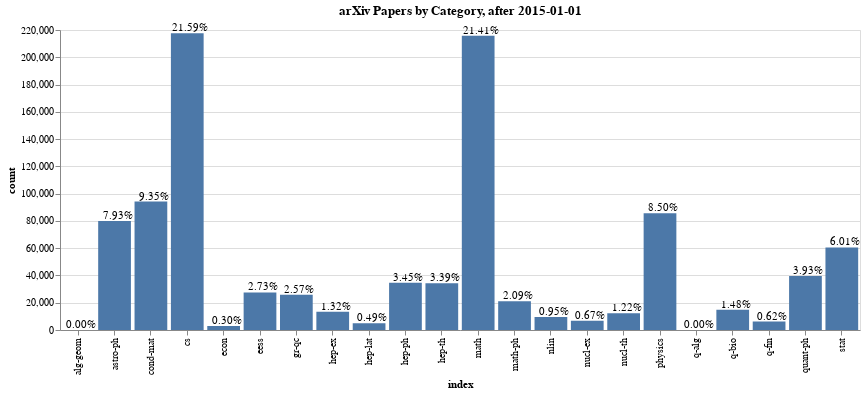

Source (notebook cell):
### Markdown cell above
### Plotting percentage of each category in the dataset

### Code cell
# plot paper distribution by category
source = pd.DataFrame(sample_df.iloc[:,2:].apply(sum)).reset_index().rename(columns = {0:'count'})
ptotalText = alt.Text('PercentOfTotal:Q', format = '.2%')

chart = alt.Chart(source).transform_joinaggregate(
    TotalPapers='sum(count)',
).transform_calculate(
    PercentOfTotal="datum.count / datum.TotalPapers"
).mark_bar().encode(
    x = 'index',
    y = 'count',
    tooltip = ['index','count', ptotalText]
).properties(
    title='arXiv Papers by Category, after 2015-01-01',
    width = 800
)

# add percentage labels
chart = chart + chart.mark_text(
    align='center',
    baseline='middle',
    dx= 3,  # Nudges text to right so it doesn't appear on top of the bar,
    dy = -5
).encode(
    text = ptotalText
) 

chart

### Figure 1 — Vega-Lite specification as saved in the notebook (floating-point values rounded to 4 significant figures)
{"config": {"view": {"continuousWidth": 400, "continuousHeight": 300}}, "layer": [{"mark": "bar", "encoding": {"tooltip": [{"type": "nominal", "field": "index"}, {"type": "quantitative", "field": "count"}, {"type": "quantitative", "field": "PercentOfTotal", "format": ".2%"}], "x": {"type": "nominal", "field": "index"}, "y": {"type": "quantitative", "field": "count"}}, "title": "arXiv Papers by Category, after 2015-01-01", "transform": [{"joinaggregate": [{"op": "sum", "field": "count", "as": "TotalPapers"}]}, {"calculate": "datum.count / datum.TotalPapers", "as": "PercentOfTotal"}], "width": 800}, {"mark": {"type": "text", "align": "center", "baseline": "middle", "dx": 3, "dy": -5}, "encoding": {"text": {"type": "quantitative", "field": "PercentOfTotal", "format": ".2%"}, "tooltip": [{"type": "nominal", "field": "index"}, {"type": "quantitative", "field": "count"}, {"type": "quantitative", "field": "PercentOfTotal", "format": ".2%"}], "x": {"type": "nominal", "field": "index"}, "y": {"type": "quantitative", "field": "count"}}, "title": "arXiv Papers by Category, after 2015-01-01", "transform": [{"joinaggregate": [{"op": "sum", "field": "count", "as": "TotalPapers"}]}, {"calculate": "datum.count / datum.TotalPapers", "as": "PercentOfTotal"}], "width": 800}], "data": {"name": "data-483a92b894d9e147c3253abfabad53b3"}, "$schema": "https://vega.github.io/schema/vega-lite/v4.8.1.json", "datasets": {"data-483a92b894d9e147c3253abfabad53b3": [{"index": "alg-geom", "count": 2}, {"index": "astro-ph", "count": 79875}, {"index": "cond-mat", "count": 94195}, {"index": "cs", "count": 217559}, {"index": "econ", "count": 2992}, {"index": "eess", "count": 27553}, {"index": "gr-qc", "count": 25890}, {"index": "hep-ex", "count": 13335}, {"index": "hep-lat", "count": 4935}, {"index": "hep-ph", "count": 34740}, {"index": "hep-th", "count": 34197}, {"index": "math", "count": 215814}, {"index": "math-ph", "count": 21054}, {"index": "nlin", "count": 9615}, {"index": "nucl-ex", "count": 6733}, {"index": "nucl-th", "count": 12297}, {"index": "physics", "count": 85641}, {"index": "q-alg", "count": 8}, {"index": "q-bio", "count": 14931}, {"index": "q-fin", "count": 6209}, {"index": "quant-ph", "count": 39640}, {"index": "stat", "count": 60576}]}}
